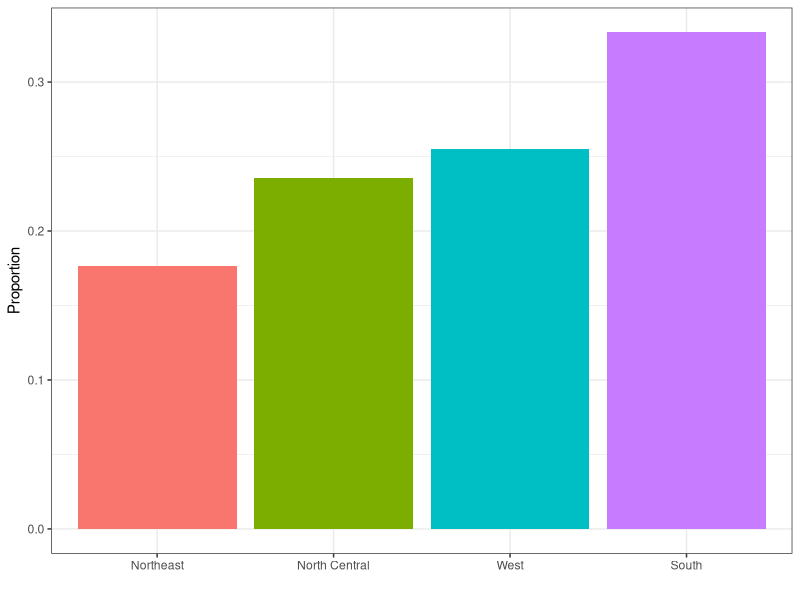
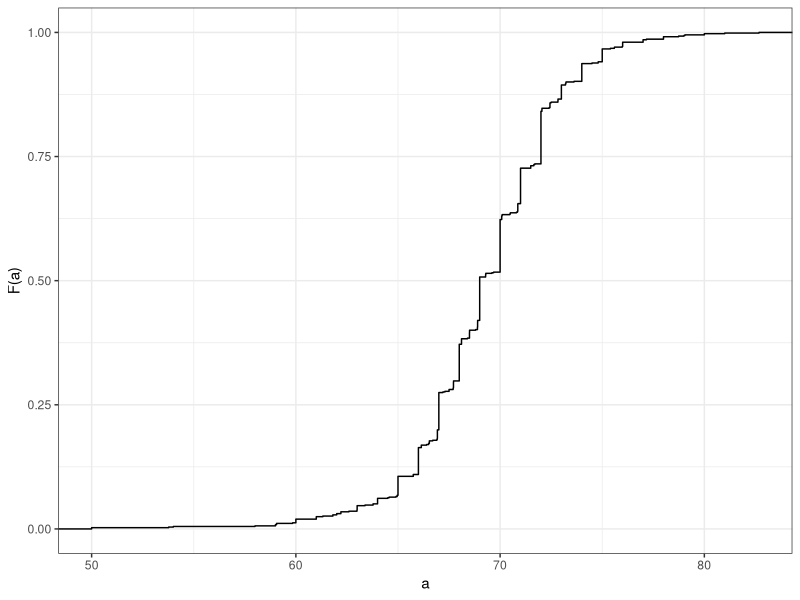

These figures' R source, in order:
# Load required libraries and dataset
library(dplyr)
library(ggplot2)
library(dslabs)
ds_theme_set()
data(murders)

# Calculate proportions for each region
murders %>%
  group_by(region) %>%
  summarize(n = n()) %>%
  mutate(Proportion = n / sum(n)) %>%
  filter(region == "North Central")

# Create a bar plot showing the proportion of states by region
murders %>%
  group_by(region) %>%
  summarize(n = n()) %>%
  mutate(Proportion = n / sum(n), 
         region = reorder(region, Proportion)) %>%
  ggplot(aes(x = region, y = Proportion, fill = region)) + 
  geom_bar(stat = "identity", show.legend = FALSE) + 
  xlab("")

# Plot empirical cumulative distribution function for male heights
heights %>%
  filter(sex == "Male") %>%
  ggplot(aes(height)) + 
  stat_ecdf() +
  ylab("F(a)") + 
  xlab("a")

# Proportion of males shorter than 75 inches
heights %>%
  filter(sex == "Male") %>%
  summarize(p = mean(height < 75))

# Calculate median height of male students
heights %>%
  filter(sex == "Male") %>%
  summarize(median_height = median(height))

# Calculate and count states with murder rate > 10
sum((murders$total / murders$population) * 100000 > 10)

# Count the number of males with height between 62.5 and 65.5
heights %>%
  filter(sex == "Male", height >= 62.5, height <= 65.5) %>%
  summarize(count = n())

# Percentage of males shorter than 60
heights %>%
  filter(sex == "Male") %>%
  summarize(p = mean(height < 60))

# proportion of US states that have populations larger than 10 million?
mean(murders$population > 10^7)
